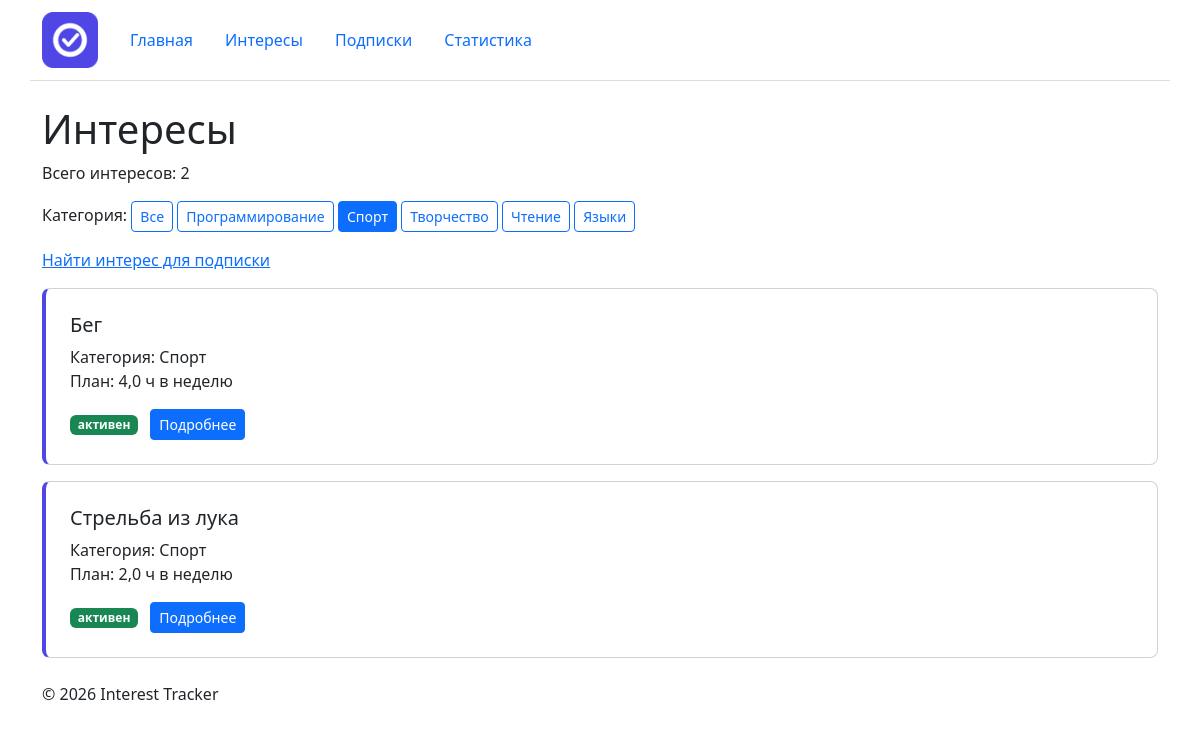
Page /interests/?category=2 on the committed database.
### interests/views.py (the view, shortened to what this page needs)
# urls.py: path('interests/', include('interests.urls')),
def interests(request: HttpRequest) -> HttpResponse:
    category_id = request.GET.get("category")
    conn = get_connection()
    conn.row_factory = sqlite3.Row
    categories = conn.execute("""
        SELECT
            id,
            name
        FROM categories
        ORDER BY name;
    """).fetchall()
    if category_id:
        interests_data = conn.execute("""
            SELECT
                interests.id,
                interests.name,
                categories.name AS category_name,
                interests.weekly_goal,
                interests.is_active
            FROM interests
            JOIN categories
                ON interests.category_id = categories.id
            WHERE interests.category_id = ?
            ORDER BY interests.name;
        """, [category_id]).fetchall()
    conn.close()
    context = {
        "interests": interests_data,
        "categories": categories,
        "category_id": category_id,
    }
    return render(request, "interests/interest_list.html", context)

### db/database.py (called while the page is built)
def get_connection() -> sqlite3.Connection:
    conn = sqlite3.connect(DB_PATH)
    conn.execute("PRAGMA foreign_keys = ON")
    return conn

### interests/templates/interests/interest_list.html (shortened to what this page needs)
{% extends "base.html" %}
{% block content %}
<h1>Интересы</h1>
<p>
  Всего интересов: {{ interests|length }}
</p>
<p>
  Категория:
  <a
    href="{% url 'interests:list' %}"
    class="btn btn-sm {% if not category_id %}btn-primary{% else %}btn-outline-primary{% endif %}"
  >
    Все
  </a>
  {% for category in categories %}
  <a
    href="{% url 'interests:list' %}?category={{ category.id }}"
    class="btn btn-sm {% if category_id == category.id|stringformat:'s' %}btn-primary{% else %}btn-outline-primary{% endif %}"
  >
    {{ category.name }}
  </a>
  {% endfor %}
</p>
<p>
  <a href="{% url 'interests:available' %}">
    Найти интерес для подписки
  </a>
</p>
{% for interest in interests %}
  {% include "interests/includes/interest_card.html" %}
{% empty %}
  <p>Интересы не найдены.</p>
{% endfor %}
{% endblock %}

### homepage/static/homepage/css/style.css (style rules this page uses)
body { min-height: 100vh; }

### rows in the picture
categories: name "Программирование"
categories: name "Спорт"
categories: name "Творчество"
categories: name "Чтение"
categories: name "Языки"

### other values in the picture
{{ interests|length }} "2"
{{ interest.name|default:"Без названия" }} "Бег" "Стрельба из лука"
{{ interest.category_name }} "Спорт" "Спорт"
{{ interest.weekly_goal|floatformat:1 }} "4,0" "2,0"
